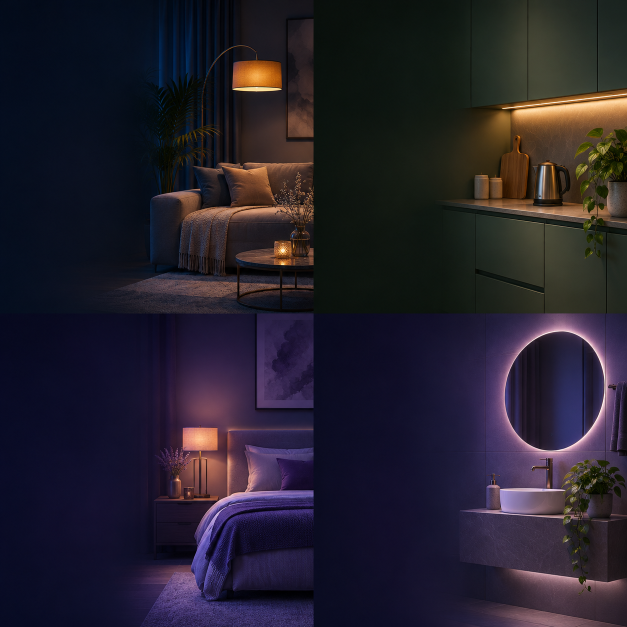
#> input picture firmware/images/room-atlas.png, 1254 x 1254 px (shown at 1/2 size); its folder holds 6 pictures in this run
$ python gen-room-textures.py
#> lines starting #> are read from the running program, lines starting #| are printed output that depends on the picture
"""Prepare the room textures for the editor and the RGB565 display (Pillow + numpy required).

The pictures are dark, smooth night scenes. Truncated to RGB565 their dark areas keep only
5-10 steps per channel (R/B 5 bit and G 6 bit step at different places, which can show as
coloured contours on the panel). Therefore the pictures are lifted a little (gamma) and
converted with an ordered (Bayer) dither: the steps become a fine, regular pattern instead of
bands. (Scaling these pictures on the device needs LV_DRAW_SW_SUPPORT_RGB565A8, see the
alpha probe image in firmware/guition-studio.yaml.) The editor gets exactly the dithered pixels, so the preview matches the display.
"""

from pathlib import Path

import numpy as np
from PIL import Image

ROOT = Path(__file__).resolve().parents[1]
KEYS = ("living", "kitchen", "bedroom", "bathroom", "office", "hall", "evening", "lounge")
SIZE = 232
GAMMA = 0.8  # < 1 lifts the dark areas (more RGB565 steps there), highlights stay
BAYER = np.array(
    [[0, 32, 8, 40, 2, 34, 10, 42], [48, 16, 56, 24, 50, 18, 58, 26], [12, 44, 4, 36, 14, 46, 6, 38], [60, 28, 52, 20, 62, 30, 54, 22],
     [3, 35, 11, 43, 1, 33, 9, 41], [51, 19, 59, 27, 49, 17, 57, 25], [15, 47, 7, 39, 13, 45, 5, 37], [63, 31, 55, 23, 61, 29, 53, 21]],
    dtype=np.float64,
)  # fmt: skip
THRESHOLD = (BAYER + 0.5) / 64.0  # 0..1


def to_rgb565(image: Image.Image) -> tuple[np.ndarray, np.ndarray]:
    """Return (packed RGB565 little endian bytes, the 8-bit RGB the panel will show)."""
    a = np.asarray(image, dtype=np.float64) / 255.0
    a = np.power(a, GAMMA) * 255.0
    h, w, _ = a.shape
    t = np.tile(THRESHOLD, (h // 8 + 1, w // 8 + 1))[:h, :w]
    r = np.clip(np.floor(a[..., 0] / 255.0 * 31 + t), 0, 31).astype(np.uint16)
    g = np.clip(np.floor(a[..., 1] / 255.0 * 63 + t), 0, 63).astype(np.uint16)
    b = np.clip(np.floor(a[..., 2] / 255.0 * 31 + t), 0, 31).astype(np.uint16)
    packed = ((r << 11) | (g << 5) | b).astype("<u2")
    shown = np.stack([(r << 3) | (r >> 2), (g << 2) | (g >> 4), (b << 3) | (b >> 2)], -1).astype(np.uint8)
    return packed, shown


def main() -> None:
    out = ["/* Room textures (232x232 RGB565, little endian, gamma + ordered dither). Rebuild with scripts/gen-room-textures.py. */", "#include <stdint.h>"]
    public = ROOT / "frontend/public/room-textures"
    public.mkdir(parents=True, exist_ok=True)
    for index, key in enumerate(KEYS):
        atlas = Image.open(ROOT / "firmware/images" / ("room-atlas.png" if index < 4 else "room-atlas-extra.png")).convert("RGB")
#> atlas is the input picture: PIL image 1254x1254 RGB; mean R, G, B 36.4, 31.7, 43.8
        width, height = atlas.size
#> width = 1254; height = 1254
        x, y = index % 2, (index % 4) // 2
        image = atlas.crop((x * width // 2, y * height // 2, (x + 1) * width // 2, (y + 1) * height // 2))
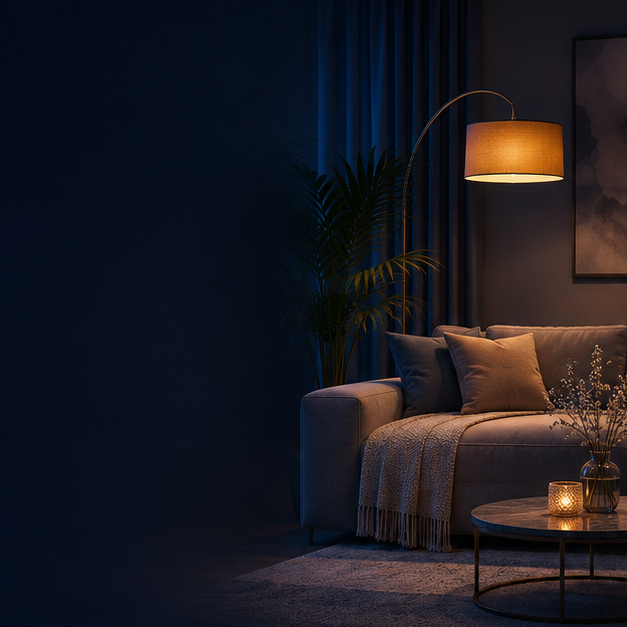
#> image: PIL image 627x627 RGB; mean R, G, B 27.4, 25.8, 32.9
        image = image.resize((SIZE, SIZE), Image.Resampling.LANCZOS)
#> image: PIL image 232x232 RGB
        packed, shown = to_rgb565(image)
#> in to_rgb565, `a = np.power(a, GAMMA) * 255.0`:
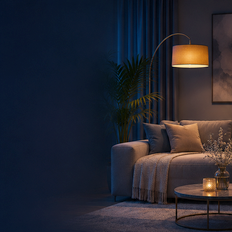
#> a: shape (232, 232, 3) float64; mean R, G, B 38.3, 39, 48.8
#> in to_rgb565, `r = np.clip(np.floor(a[..., 0] / 255.0 * 31 + t), 0, 31).astype(np.uin..`:
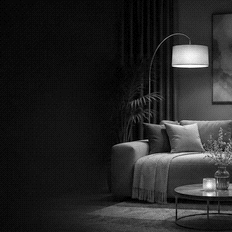
#> r: shape (232, 232) uint16; min 0, max 31, mean 4.7; drawn with min black and max white
#> in to_rgb565, `g = np.clip(np.floor(a[..., 1] / 255.0 * 63 + t), 0, 63).astype(np.uin..`:
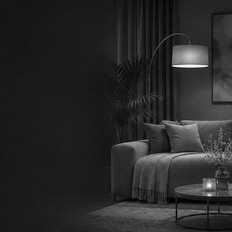
#> g: shape (232, 232) uint16; min 0, max 60, mean 9.6; drawn with min black and max white
#> in to_rgb565, `b = np.clip(np.floor(a[..., 2] / 255.0 * 31 + t), 0, 31).astype(np.uin..`:
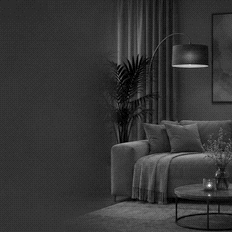
#> b: shape (232, 232) uint16; min 0, max 28, mean 5.9; drawn with min black and max white
        Image.fromarray(shown).save(public / f"{key}.png", optimize=True)
        data = packed.tobytes()
        out.append(f"const uint8_t GS_ROOM_{index}[{len(data)}] = {{")
        out.extend("  " + ",".join(str(v) for v in data[i : i + 32]) + "," for i in range(0, len(data), 32))
        out.append("};")
    out.append("const uint8_t *const GS_ROOM_DATA[] = {" + ",".join(f"GS_ROOM_{i}" for i in range(len(KEYS))) + "};")
    (ROOT / "firmware/components/guition_studio/gs_room_textures.c").write_bytes(("\n".join(out) + "\n").encode("utf-8"))


if __name__ == "__main__":
    main()
